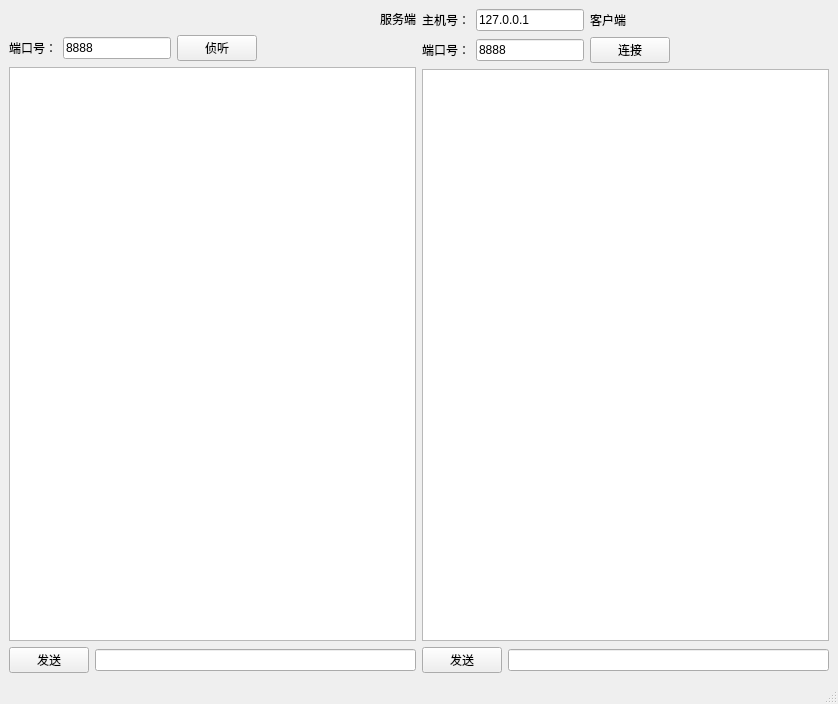
<?xml version="1.0" encoding="UTF-8"?>
<ui version="4.0">
 <class>MainWindow</class>
 <widget class="QMainWindow" name="MainWindow">
  <property name="geometry">
   <rect>
    <x>0</x>
    <y>0</y>
    <width>838</width>
    <height>704</height>
   </rect>
  </property>
  <property name="windowTitle">
   <string>MainWindow</string>
  </property>
  <widget class="QWidget" name="centralwidget">
   <layout class="QGridLayout" name="gridLayout_3">
    <item row="0" column="0">
     <layout class="QGridLayout" name="gridLayout">
      <item row="0" column="0">
       <layout class="QHBoxLayout" name="horizontalLayout_4">
        <item>
         <spacer name="horizontalSpacer">
          <property name="orientation">
           <enum>Qt::Horizontal</enum>
          </property>
          <property name="sizeHint" stdset="0">
           <size>
            <width>40</width>
            <height>20</height>
           </size>
          </property>
         </spacer>
        </item>
        <item>
         <widget class="QLabel" name="label_5">
          <property name="layoutDirection">
           <enum>Qt::LeftToRight</enum>
          </property>
          <property name="autoFillBackground">
           <bool>false</bool>
          </property>
          <property name="text">
           <string>服务端</string>
          </property>
          <property name="alignment">
           <set>Qt::AlignCenter</set>
          </property>
         </widget>
        </item>
       </layout>
      </item>
      <item row="1" column="0">
       <layout class="QHBoxLayout" name="horizontalLayout_3">
        <item>
         <widget class="QLabel" name="label_3">
          <property name="text">
           <string>端口号：</string>
          </property>
         </widget>
        </item>
        <item>
         <widget class="QLineEdit" name="ServerPort">
          <property name="sizePolicy">
           <sizepolicy hsizetype="Minimum" vsizetype="Fixed">
            <horstretch>0</horstretch>
            <verstretch>0</verstretch>
           </sizepolicy>
          </property>
          <property name="text">
           <string>8888</string>
          </property>
         </widget>
        </item>
        <item>
         <widget class="QPushButton" name="ServerConnect">
          <property name="text">
           <string>侦听</string>
          </property>
         </widget>
        </item>
        <item>
         <spacer name="horizontalSpacer_2">
          <property name="orientation">
           <enum>Qt::Horizontal</enum>
          </property>
          <property name="sizeHint" stdset="0">
           <size>
            <width>40</width>
            <height>20</height>
           </size>
          </property>
         </spacer>
        </item>
       </layout>
      </item>
      <item row="2" column="0">
       <widget class="QPlainTextEdit" name="ServerWindow"/>
      </item>
      <item row="3" column="0">
       <layout class="QHBoxLayout" name="horizontalLayout">
        <item>
         <widget class="QPushButton" name="ServerSend">
          <property name="sizePolicy">
           <sizepolicy hsizetype="Minimum" vsizetype="Fixed">
            <horstretch>0</horstretch>
            <verstretch>0</verstretch>
           </sizepolicy>
          </property>
          <property name="text">
           <string>发送</string>
          </property>
         </widget>
        </item>
        <item>
         <widget class="QLineEdit" name="ServerMsg"/>
        </item>
       </layout>
      </item>
     </layout>
    </item>
    <item row="0" column="1">
     <layout class="QGridLayout" name="gridLayout_2">
      <item row="0" column="0">
       <layout class="QHBoxLayout" name="horizontalLayout_5">
        <item>
         <widget class="QLabel" name="label_2">
          <property name="text">
           <string>主机号：</string>
          </property>
         </widget>
        </item>
        <item>
         <widget class="QLineEdit" name="ClientIP">
          <property name="sizePolicy">
           <sizepolicy hsizetype="Minimum" vsizetype="Fixed">
            <horstretch>0</horstretch>
            <verstretch>0</verstretch>
           </sizepolicy>
          </property>
          <property name="text">
           <string>127.0.0.1</string>
          </property>
         </widget>
        </item>
        <item>
         <widget class="QLabel" name="label_6">
          <property name="text">
           <string>客户端</string>
          </property>
          <property name="alignment">
           <set>Qt::AlignCenter</set>
          </property>
         </widget>
        </item>
        <item>
         <spacer name="horizontalSpacer_3">
          <property name="orientation">
           <enum>Qt::Horizontal</enum>
          </property>
          <property name="sizeHint" stdset="0">
           <size>
            <width>40</width>
            <height>20</height>
           </size>
          </property>
         </spacer>
        </item>
       </layout>
      </item>
      <item row="1" column="0">
       <layout class="QHBoxLayout" name="horizontalLayout_6">
        <item>
         <widget class="QLabel" name="label_4">
          <property name="text">
           <string>端口号：</string>
          </property>
         </widget>
        </item>
        <item>
         <widget class="QLineEdit" name="ClientPort">
          <property name="sizePolicy">
           <sizepolicy hsizetype="Minimum" vsizetype="Fixed">
            <horstretch>0</horstretch>
            <verstretch>0</verstretch>
           </sizepolicy>
          </property>
          <property name="text">
           <string>8888</string>
          </property>
         </widget>
        </item>
        <item>
         <widget class="QPushButton" name="ClientConnect">
          <property name="text">
           <string>连接</string>
          </property>
         </widget>
        </item>
        <item>
         <spacer name="horizontalSpacer_4">
          <property name="orientation">
           <enum>Qt::Horizontal</enum>
          </property>
          <property name="sizeHint" stdset="0">
           <size>
            <width>40</width>
            <height>20</height>
           </size>
          </property>
         </spacer>
        </item>
       </layout>
      </item>
      <item row="2" column="0">
       <widget class="QPlainTextEdit" name="ClientWindow"/>
      </item>
      <item row="3" column="0">
       <layout class="QHBoxLayout" name="horizontalLayout_2">
        <item>
         <widget class="QPushButton" name="ClientSend">
          <property name="sizePolicy">
           <sizepolicy hsizetype="Minimum" vsizetype="Fixed">
            <horstretch>0</horstretch>
            <verstretch>0</verstretch>
           </sizepolicy>
          </property>
          <property name="text">
           <string>发送</string>
          </property>
         </widget>
        </item>
        <item>
         <widget class="QLineEdit" name="ClientMsg"/>
        </item>
       </layout>
      </item>
     </layout>
    </item>
   </layout>
  </widget>
  <widget class="QMenuBar" name="menubar">
   <property name="geometry">
    <rect>
     <x>0</x>
     <y>0</y>
     <width>838</width>
     <height>26</height>
    </rect>
   </property>
  </widget>
  <widget class="QStatusBar" name="statusbar"/>
 </widget>
 <resources/>
 <connections/>
</ui>
